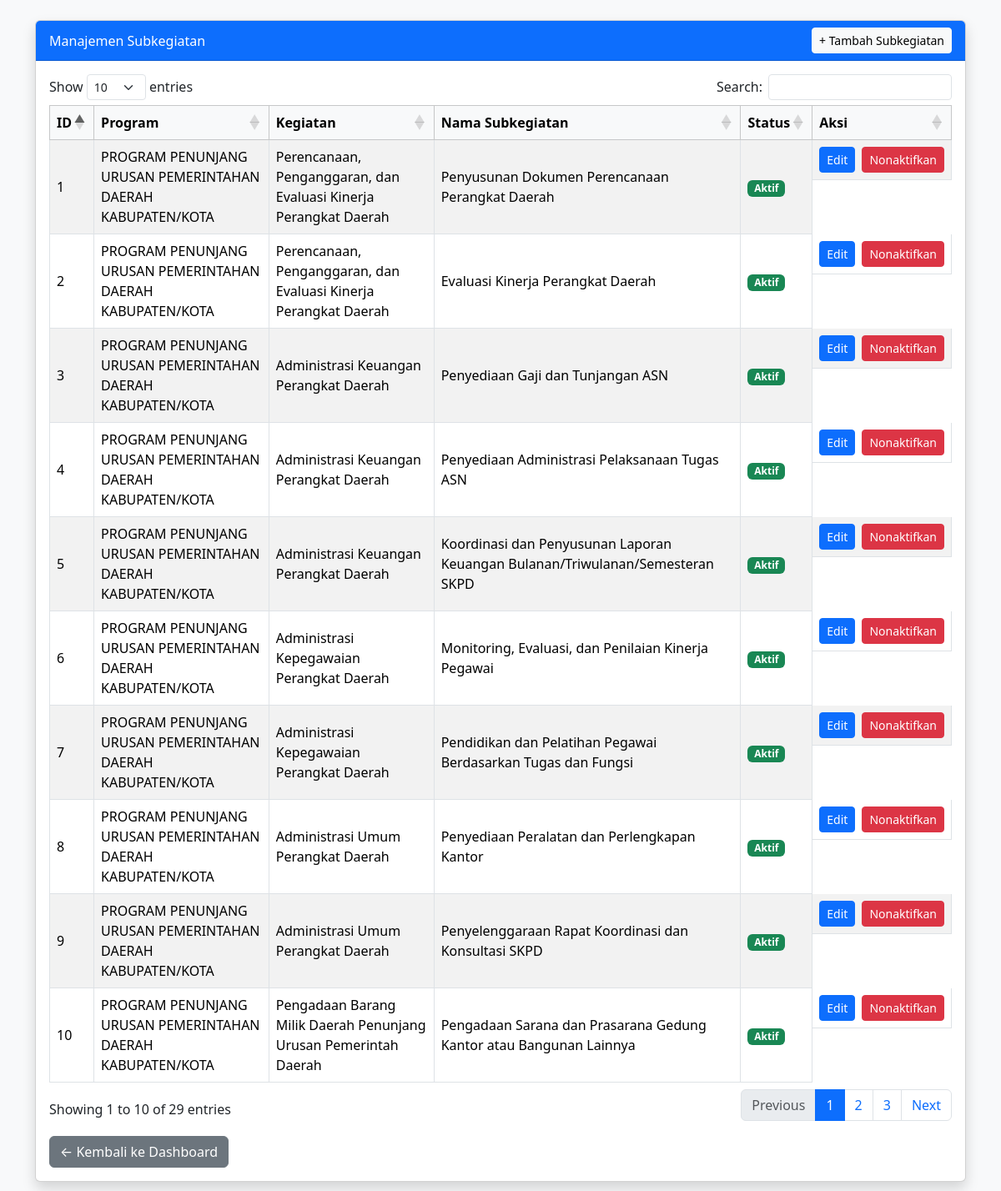
Screenshot of /manajemen_subkegiatan.php with the database file from the repository.
### tables this page shows
CREATE TABLE `subkegiatan` (
  `id_subkegiatan` int(11) NOT NULL,
  `id_kegiatan` int(11) NOT NULL,
  `kode_subkegiatan` varchar(50) NOT NULL,
  `nama_subkegiatan` varchar(255) NOT NULL,
  `is_active` tinyint(1) DEFAULT 1
);

CREATE TABLE `program` (
  `id_program` int(11) NOT NULL,
  `kode_program` varchar(50) NOT NULL,
  `nama_program` varchar(255) NOT NULL,
  `is_active` tinyint(1) DEFAULT 1
);

CREATE TABLE `kegiatan` (
  `id_kegiatan` int(11) NOT NULL,
  `id_program` int(11) NOT NULL,
  `kode_kegiatan` varchar(50) NOT NULL,
  `nama_kegiatan` varchar(255) NOT NULL,
  `is_active` tinyint(1) DEFAULT 1
);

### manajemen_subkegiatan.php (the view, shortened to what this page needs)
<?php
include 'koneksi.php';
$sql = "SELECT s.id_subkegiatan, s.nama_subkegiatan, s.is_active, k.nama_kegiatan, p.nama_program
        FROM subkegiatan s
        JOIN kegiatan k ON k.id_kegiatan = s.id_kegiatan
        JOIN program p ON p.id_program = k.id_program
        ORDER BY p.nama_program, k.nama_kegiatan, s.nama_subkegiatan";
$res = $k->query($sql);
?>
<!doctype html>
<html lang="id">
<head>
<link href="https://cdn.jsdelivr.net/npm/bootstrap@5.3.3/dist/css/bootstrap.min.css" rel="stylesheet">
<link href="https://cdn.datatables.net/1.13.7/css/dataTables.bootstrap5.min.css" rel="stylesheet">
</head>
<body class="bg-light">
<div class="container py-4">
<div class="card shadow">
    <div class="card-header bg-primary text-white d-flex justify-content-between align-items-center">
        <span>Manajemen Subkegiatan</span>
        <a href="form_subkegiatan.php" class="btn btn-light btn-sm">+ Tambah Subkegiatan</a>
    </div>
    <div class="card-body">
        <div class="table-responsive">
            <table id="tblSub" class="table table-bordered table-striped align-middle">
                <thead class="table-light">
                    <tr>
                        <th>ID</th>
                        <th>Program</th>
                        <th>Kegiatan</th>
                        <th>Nama Subkegiatan</th>
                        <th>Status</th>
                        <th>Aksi</th>
                    </tr>
                </thead>
                <tbody>
                    <?php while($r = $res->fetch_assoc()): ?>
                    <tr>
                        <td><?= $r['id_subkegiatan'] ?></td>
                        <td><?= htmlspecialchars($r['nama_program']) ?></td>
                        <td><?= htmlspecialchars($r['nama_kegiatan']) ?></td>
                        <td><?= htmlspecialchars($r['nama_subkegiatan']) ?></td>
                        <td>
                            <span class="badge <?= $r['is_active'] ? 'bg-success' : 'bg-secondary' ?>">
                                <?= $r['is_active'] ? 'Aktif' : 'Nonaktif' ?>
                            </span>
                        </td>
                        <td class="d-flex gap-2">
                            <a href="form_edit_subkegiatan.php?id=<?= $r['id_subkegiatan'] ?>"
                                class="btn btn-sm btn-primary">
                                Edit
                            </a>
                            <a href="toggle_subkegiatan.php?id=<?= $r['id_subkegiatan'] ?>"
                                class="btn btn-sm <?= $r['is_active'] ? 'btn-danger' : 'btn-success' ?>">
                                <?= $r['is_active'] ? 'Nonaktifkan' : 'Aktifkan' ?>
                            </a>
                        </td>
                    </tr>
                    <?php endwhile; ?>
                </tbody>
            </table>
        </div>
        <div class="mt-3">
            <a href="master_data.php" class="btn btn-secondary">← Kembali ke Dashboard</a>
        </div>
    </div>
</div>
</div>
</body>
</html>

### rows the page displays
subkegiatan: id_subkegiatan "6", program.nama_program "PROGRAM PENUNJANG URUSAN PEMERINTAHAN DAERAH KABUPATEN/KOTA", id_kegiatan.nama_kegiatan "Administrasi Kepegawaian Perangkat Daerah", nama_subkegiatan "Monitoring, Evaluasi, dan Penilaian Kinerja Pegawai", is_active "Aktif"
subkegiatan: id_subkegiatan "7", program.nama_program "PROGRAM PENUNJANG URUSAN PEMERINTAHAN DAERAH KABUPATEN/KOTA", id_kegiatan.nama_kegiatan "Administrasi Kepegawaian Perangkat Daerah", nama_subkegiatan "Pendidikan dan Pelatihan Pegawai Berdasarkan Tugas dan Fungsi", is_active "Aktif"
subkegiatan: id_subkegiatan "5", program.nama_program "PROGRAM PENUNJANG URUSAN PEMERINTAHAN DAERAH KABUPATEN/KOTA", id_kegiatan.nama_kegiatan "Administrasi Keuangan Perangkat Daerah", nama_subkegiatan "Koordinasi dan Penyusunan Laporan Keuangan Bulanan/Triwulanan/Semesteran SKPD", is_active "Aktif"
subkegiatan: id_subkegiatan "4", program.nama_program "PROGRAM PENUNJANG URUSAN PEMERINTAHAN DAERAH KABUPATEN/KOTA", id_kegiatan.nama_kegiatan "Administrasi Keuangan Perangkat Daerah", nama_subkegiatan "Penyediaan Administrasi Pelaksanaan Tugas ASN", is_active "Aktif"
subkegiatan: id_subkegiatan "3", program.nama_program "PROGRAM PENUNJANG URUSAN PEMERINTAHAN DAERAH KABUPATEN/KOTA", id_kegiatan.nama_kegiatan "Administrasi Keuangan Perangkat Daerah", nama_subkegiatan "Penyediaan Gaji dan Tunjangan ASN", is_active "Aktif"
subkegiatan: id_subkegiatan "8", program.nama_program "PROGRAM PENUNJANG URUSAN PEMERINTAHAN DAERAH KABUPATEN/KOTA", id_kegiatan.nama_kegiatan "Administrasi Umum Perangkat Daerah", nama_subkegiatan "Penyediaan Peralatan dan Perlengkapan Kantor", is_active "Aktif"
subkegiatan: id_subkegiatan "9", program.nama_program "PROGRAM PENUNJANG URUSAN PEMERINTAHAN DAERAH KABUPATEN/KOTA", id_kegiatan.nama_kegiatan "Administrasi Umum Perangkat Daerah", nama_subkegiatan "Penyelenggaraan Rapat Koordinasi dan Konsultasi SKPD", is_active "Aktif"
subkegiatan: id_subkegiatan "10", program.nama_program "PROGRAM PENUNJANG URUSAN PEMERINTAHAN DAERAH KABUPATEN/KOTA", id_kegiatan.nama_kegiatan "Pengadaan Barang Milik Daerah Penunjang Urusan Pemerintah Daerah", nama_subkegiatan "Pengadaan Sarana dan Prasarana Gedung Kantor atau Bangunan Lainnya", is_active "Aktif"
subkegiatan: id_subkegiatan "2", program.nama_program "PROGRAM PENUNJANG URUSAN PEMERINTAHAN DAERAH KABUPATEN/KOTA", id_kegiatan.nama_kegiatan "Perencanaan, Penganggaran, dan Evaluasi Kinerja Perangkat Daerah", nama_subkegiatan "Evaluasi Kinerja Perangkat Daerah", is_active "Aktif"
subkegiatan: id_subkegiatan "1", program.nama_program "PROGRAM PENUNJANG URUSAN PEMERINTAHAN DAERAH KABUPATEN/KOTA", id_kegiatan.nama_kegiatan "Perencanaan, Penganggaran, dan Evaluasi Kinerja Perangkat Daerah", nama_subkegiatan "Penyusunan Dokumen Perencanaan Perangkat Daerah", is_active "Aktif"
